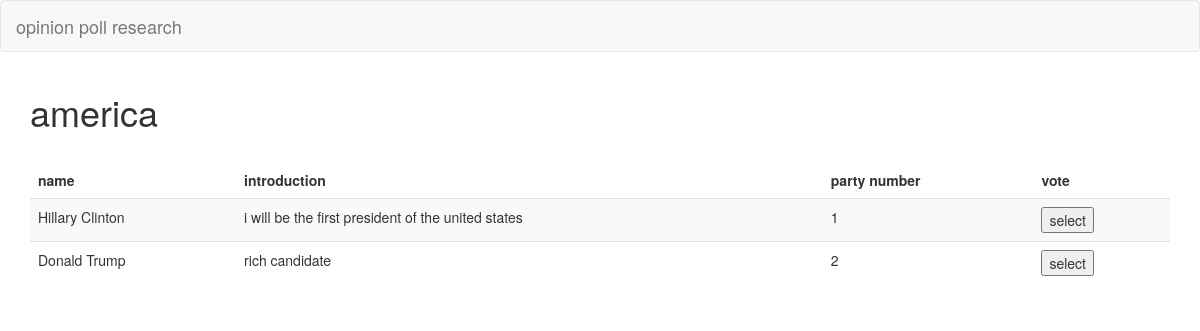
Screenshot of /areas/america/ with the database file from the repository.
### elections/models.py (models this page shows)
class Candidate(models.Model):
    name = models.CharField(max_length=30)
    introduction = models.TextField()
    area = models.CharField(max_length=30)
    party_number = models.IntegerField(default=0)
    def __str__(self):
        return self.name

### elections/views.py (the view)
# urls.py: url(r'^areas/(?P<area>.+)/$', views.areas),
def areas(request, area):
    today = datetime.datetime.now()
    try:
        poll = Poll.objects.get(area=area, start_date__lte=today, end_date__gte=today)  # get에 인자로 조건을 전달해줍니다.
        candidates = Candidate.objects.filter(area=area)  # Candidate의 area와 매개변수 area가 같은 객체만 불러오기
    except:
        poll = None
        candidates = None
    context = {'candidates': candidates, 'area': area, 'poll': poll}
    print(context)
    return render(request, 'elections/area.html', context)

### elections/templates/elections/area.html (shortened to what this page needs)
{% extends "elections/layout.html" %}
{% block content %}
<div class="container">
<h1>{{area}}</h1>
<br>
    {% if poll %}
    <table class="table table-striped">
        <thead>
        <tr>
            <td><B>name</B></td>
            <td><B>introduction</B></td>
            <td><B>party number</B></td>
            <td><B>vote</B></td>
        </tr>
        </thead>
        <tbody>
        {% for candidate in candidates %}
        <tr>
            <td> {{candidate.name}}</td>
            <td> {{candidate.introduction}}</td>
            <td> {{candidate.party_number}}</td>
            <td>
                <form action = "/polls/{{poll.id}}/" method="post">
                    <button name="choice" value="{{candidate.id}}">select</button>
                </form>
            </td>
        </tr>
        {% endfor %}
        </tbody>
    </table>
    {% else %}
    There is no opinion poll or There is more than one poll in the same area.
    {% endif %}
</div>
{% endblock %}

### rows the page displays
Candidate: name "Hillary Clinton", introduction "i will be the first president of the united states", party_number "1"
Candidate: name "Donald Trump", introduction "rich candidate", party_number "2"

### other values shown
{{ area }} "america"
